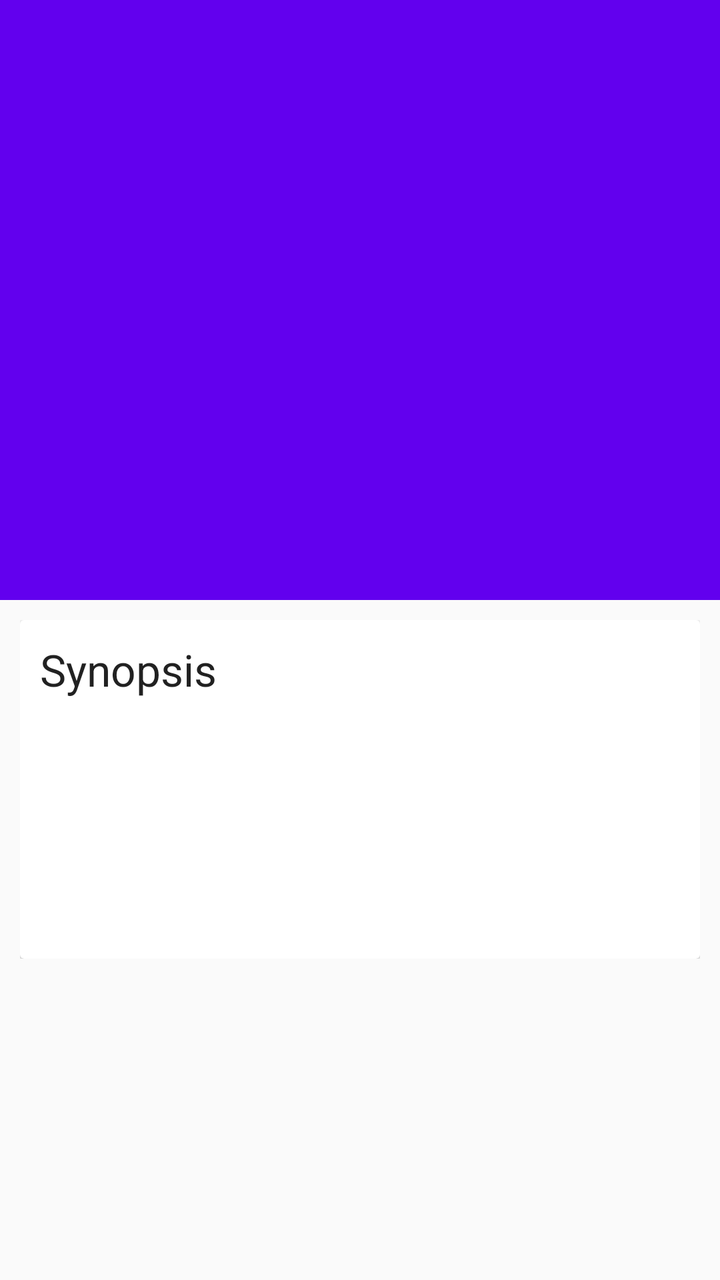
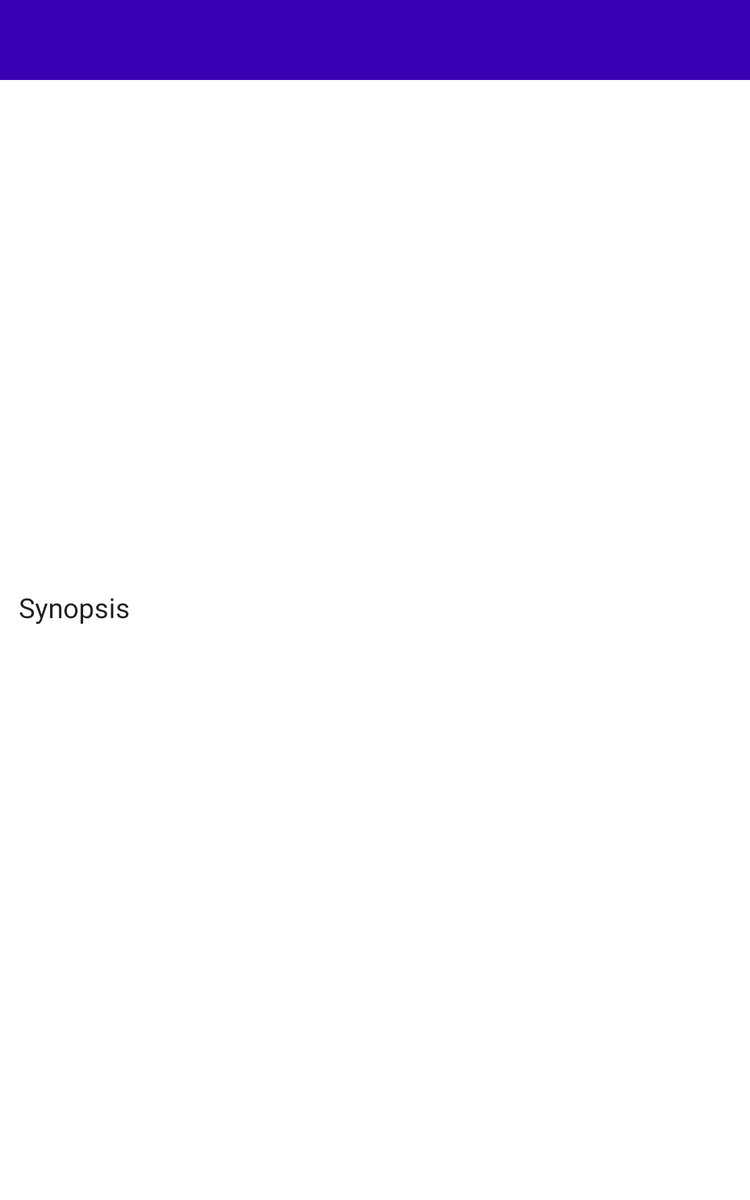

The same Android screen from two of the app's own layout files: first res/layout/ as a phone draws it, then the repository's variant for another configuration, drawn on a device whose configuration selects that folder. Both files follow.
<!-- AndroidManifest.xml: application theme DetailTheme -->
<!-- res/layout/fragment_detail.xml -->
<android.support.design.widget.CoordinatorLayout xmlns:android="http://schemas.android.com/apk/res/android"
    xmlns:app="http://schemas.android.com/apk/res-auto"
    android:id="@+id/main_content"
    android:layout_width="match_parent"
    android:layout_height="match_parent"
    android:fitsSystemWindows="true">

    <android.support.design.widget.AppBarLayout
        android:id="@+id/appbar"
        android:layout_width="match_parent"
        android:layout_height="wrap_content"
        android:theme="@style/ThemeOverlay.AppCompat.Dark.ActionBar"
        android:fitsSystemWindows="true">

        <android.support.design.widget.CollapsingToolbarLayout
            android:id="@+id/collapsing_toolbar"
            android:layout_width="match_parent"
            android:layout_height="match_parent"
            app:layout_scrollFlags="scroll|exitUntilCollapsed"
            android:fitsSystemWindows="true"
            app:contentScrim="?attr/colorPrimary"
            app:expandedTitleTextAppearance="@style/ExpandedTextStyle"
            app:expandedTitleMarginStart="48dp"
            app:expandedTitleMarginEnd="64dp">

            <ImageView
                android:id="@+id/backdrop"
                android:layout_width="match_parent"
                android:layout_height="300dp"
                android:scaleType="centerCrop"
                android:fitsSystemWindows="true"
                android:contentDescription="@string/movie_poster"
                app:layout_collapseMode="parallax" />

            <android.support.v7.widget.Toolbar
                android:id="@+id/toolbar"
                android:layout_width="match_parent"
                android:layout_height="?attr/actionBarSize"
                app:popupTheme="@style/ThemeOverlay.AppCompat.Light"
                app:layout_collapseMode="pin" />

        </android.support.design.widget.CollapsingToolbarLayout>

    </android.support.design.widget.AppBarLayout>

    <android.support.v4.widget.NestedScrollView
        android:layout_width="match_parent"
        android:layout_height="match_parent"
        app:layout_behavior="@string/appbar_scrolling_view_behavior">

        <LinearLayout
            android:layout_width="match_parent"
            android:layout_height="match_parent"
            android:orientation="vertical"
            android:padding="10dp">

            <android.support.v7.widget.CardView
                android:layout_width="match_parent"
                android:layout_height="wrap_content">

                <LinearLayout
                    android:layout_width="match_parent"
                    android:layout_height="match_parent"
                    android:orientation="vertical"
                    android:padding="10dp">

                    <TextView
                        android:id="@+id/movie_description_header"
                        android:layout_width="wrap_content"
                        android:layout_height="wrap_content"
                        android:textAppearance="?android:textAppearanceLarge"
                        android:text="@string/movie_synopsis" />

                    <TextView
                        android:id="@+id/movie_rating"
                        android:layout_width="wrap_content"
                        android:layout_height="wrap_content"
                        android:textStyle="bold"
                        android:paddingTop="15dp" />

                    <TextView
                        android:id="@+id/vote_count"
                        android:layout_width="wrap_content"
                        android:layout_height="wrap_content"
                        android:textStyle="bold"
                        android:paddingTop="7dp" />

                    <TextView
                        android:id="@+id/movie_release_date"
                        android:layout_width="wrap_content"
                        android:layout_height="wrap_content"
                        android:textStyle="bold"
                        android:paddingTop="7dp" />

                    <TextView
                        android:id="@+id/movie_description"
                        android:layout_width="wrap_content"
                        android:layout_height="wrap_content"
                        android:textAppearance="?android:textAppearanceSmall"
                        android:paddingTop="15dp"
                        android:lineSpacingMultiplier="1.2" />
                </LinearLayout>
            </android.support.v7.widget.CardView>


        </LinearLayout>

    </android.support.v4.widget.NestedScrollView>


</android.support.design.widget.CoordinatorLayout>
<!-- resources referenced by this layout -->
<resources>
  <string name="movie_poster">Movie image</string>
  <string name="movie_synopsis">Synopsis</string>
  <style name="ExpandedTextStyle">
          <item name="android:textColor">#ffffff</item>
          <item name="android:textSize">24sp</item>
      </style>
  <style name="DetailTheme" parent="Theme.AppCompat.Light.NoActionBar">
          <item name="colorPrimary">@color/colorPrimary</item>
          <item name="colorPrimaryDark">@color/colorPrimaryDark</item>
          <item name="colorAccent">@color/colorAccent</item>
      </style>
</resources>
<!-- res/layout-sw600dp/fragment_detail.xml (the repository's variant of the layout above) -->
<!-- drawn on a 7-inch tablet held upright -->
<LinearLayout xmlns:android="http://schemas.android.com/apk/res/android"
    android:layout_width="match_parent"
    android:layout_height="match_parent"
    xmlns:app="http://schemas.android.com/apk/res-auto"
    android:orientation="vertical">
    <android.support.v7.widget.Toolbar
        android:id="@+id/toolbar"
        android:layout_width="match_parent"
        android:layout_height="?attr/actionBarSize"
        android:background="@color/colorPrimaryDark"
        app:contentInsetLeft="14dp"
        app:contentInsetRight="14dp"
        app:popupTheme="@style/ThemeOverlay.AppCompat.Light"
        app:theme="@style/ThemeOverlay.AppCompat.Dark.ActionBar" />
    <ScrollView
        android:layout_width="match_parent"
        android:layout_height="match_parent"
        android:background="@android:color/white">

        <RelativeLayout
            android:layout_width="match_parent"
            android:layout_height="wrap_content"
            android:background="@android:color/white">

            <ImageView
                android:id="@+id/backdrop"
                android:layout_width="match_parent"
                android:layout_height="200dp"
                android:scaleType="centerCrop"
                android:contentDescription="@string/movie_backdrop"/>

            <ImageView
                android:id="@+id/poster"
                android:layout_width="160dp"
                android:layout_height="242dp"
                android:layout_marginTop="150dp"
                android:adjustViewBounds="true"
                android:layout_marginLeft="15dp"
                android:contentDescription="@string/movie_poster"/>

            <LinearLayout
                android:layout_width="wrap_content"
                android:layout_height="wrap_content"
                android:layout_toRightOf="@id/poster"
                android:layout_alignTop="@id/poster"
                android:layout_marginTop="60dp"
                android:layout_marginLeft="10dp"
                android:orientation="vertical">

                <TextView
                    android:id="@+id/title"
                    android:layout_width="wrap_content"
                    android:layout_height="wrap_content"
                    android:textSize="30sp"
                    android:textStyle="bold"
                    android:layout_alignBottom="@id/poster"/>

                <TextView
                    android:id="@+id/movie_rating"
                    android:layout_width="wrap_content"
                    android:layout_height="wrap_content"
                    android:textStyle="bold"
                    android:paddingBottom="5dp"
                    android:paddingTop="5dp" />

                <TextView
                    android:id="@+id/vote_count"
                    android:layout_width="wrap_content"
                    android:layout_height="wrap_content"
                    android:textStyle="bold"
                    android:paddingBottom="5dp" />

                <TextView
                    android:id="@+id/movie_release_date"
                    android:layout_width="wrap_content"
                    android:layout_height="wrap_content"
                    android:textStyle="bold"
                    android:paddingBottom="5dp" />

            </LinearLayout>

            <LinearLayout
                android:layout_width="match_parent"
                android:layout_height="wrap_content"
                android:layout_below="@id/poster"
                android:orientation="vertical"
                android:padding="15dp">

                <TextView
                    android:id="@+id/movie_description_header"
                    android:layout_width="wrap_content"
                    android:layout_height="wrap_content"
                    android:textAppearance="?android:textAppearanceLarge"
                    android:paddingBottom="5dp"
                    android:text="@string/movie_synopsis" />

                <TextView
                    android:id="@+id/movie_description"
                    android:layout_width="wrap_content"
                    android:layout_height="wrap_content"
                    android:textAppearance="?android:textAppearanceSmall"
                    android:lineSpacingMultiplier="1.2" />

            </LinearLayout>
        </RelativeLayout>
    </ScrollView>

</LinearLayout>
<!-- resources referenced by the variant -->
<!-- as a 7-inch tablet held upright resolves them -->
<resources>
  <string name="movie_backdrop">Movie backdrop image.</string>
  <string name="movie_poster">Movie image</string>
  <string name="movie_synopsis">Synopsis</string>
  <style name="DetailTheme" parent="Theme.AppCompat.Light.NoActionBar">
          <item name="colorPrimary">@color/colorPrimary</item>
          <item name="colorPrimaryDark">@color/colorPrimaryDark</item>
          <item name="colorAccent">@color/colorAccent</item>
      </style>
</resources>
